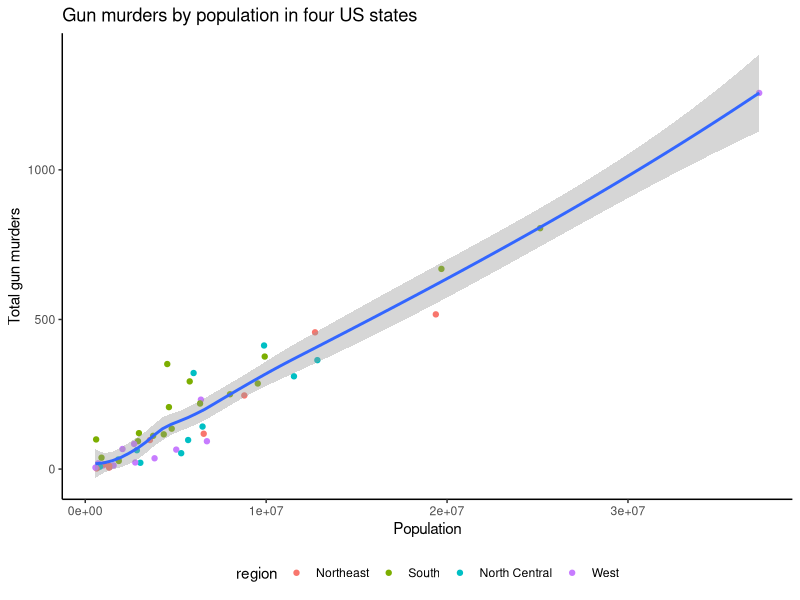
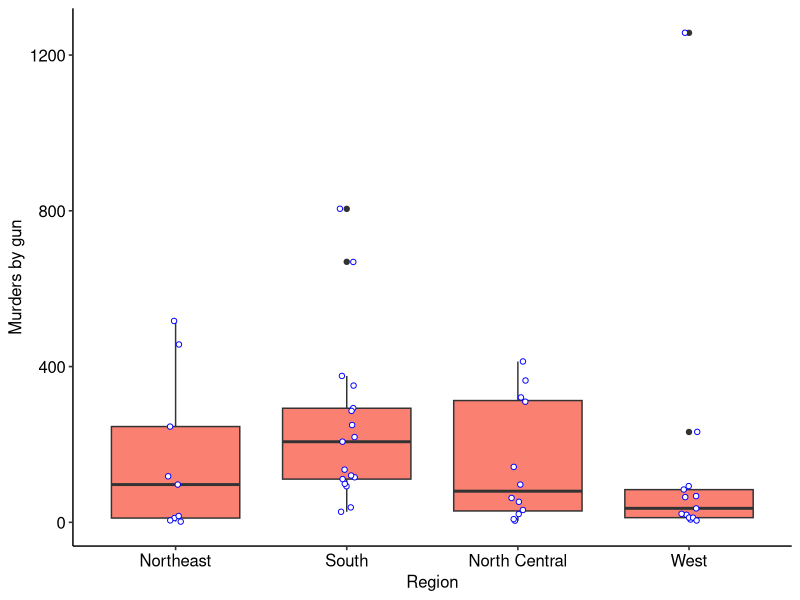

Recreate these plots in R, in order. (Note: this script raises an error after producing the figures.)
#Name: Jabulile Leroko
#Assignment 1

#SECTION 1
bod <- BOD
?BOD

#C is true. A, B, and D are false.


# SECTION 2 ---------------------------------------------------------------

#Loading dplyr
library(dplyr)
#Loading dslabs
library(dslabs)

mur <- murders
?murders
str(mur)
head(mur)
summary(mur)
#The dataset contains total gun murders from 51 states of US. It contains...
#5 columns: 1. state, a character, containing all states of US
#2. abb, a character, showing the abbreviations of the states.
#3. region, a factor, showing the regions from which the states are in, which...
#... can be Northeast(9), South(17), North Central(12), and West(13)
#4. population, a continuous (num) type of data, showing the population size...
#... of each state, ranging from 563,626 to 37,253,956
#5. total, continuous data, showing number of of gun murders of each state...
#... ranging from 2 to 1,257 murders

#Select state and population only
mur %>% select(state, population)

#Remove florida
mur[mur$state != "Florida", ]

#Remove South and create data frame
no_south <- mur[mur$region != "South", ]
#The new data frame has 34 states, South region had 17... The question wasn't clear

#Calc population of south and west regionally
mur %>% 
  filter(region == "South") %>% 
  summarise(south_pop = sum(population))

mur %>% 
  filter(region == "West") %>% 
  summarise(west_pop = sum(population))

#new data frame with only pop. of NE
NE_pop <- mur %>% 
  filter(region == "Northeast")


library(ggpubr)
# a plot to show relationship between deaths and population

ggplot(data = mur, aes(x = population, y = total)) +
  geom_point(aes(colour = region)) +
  geom_smooth() +
  theme_classic() +
  theme(legend.position = "bottom") +
  labs(x = "Population", y = "Total gun murders", 
       title = "Gun murders by population in four US states")
#The larger the population, the more the murders by gun

#Boxplot of deaths by region

mur %>%
  ggplot(aes(x = region, y = total)) +
  geom_boxplot(fill = "salmon") +
  geom_jitter(width = 0.05, fill = "white", col = "blue", shape = 21) +
  labs(y = "Murders by gun", x = "Region") + 
  theme_pubr()
#The South region has more gun murders than the other regions, because the median
#... is larger than the others.
#NE, NC and West have same median, they just differ in the differences between
#... states in each region, with West region having the smallest variety between
#...states

mur %>% select(region, population) %>% summarise(s.pop = mean(South))

#The Southern population is almost 2x the western population..

total_data <- mur %>% filter(total > 20) %>% 
  filter(total < 100)

object <- mur %>% 
  slice(10:24, 26)

murders_tibble <- as_tibble(mur)


tib_region <- as_tibble(mur) %>% group_by(region)


# SECTION 3 ---------------------------------------------------------------

data("heights")
summary(heights)
summary(heights$height)
#The data heights has 238 females and 812 males. The height ranges from 50 to 82.68
#... 1st quater being 66, median being 68 and 3rd quarter being 71

heights %>% filter(sex == "Male") %>% 
  summarise(ave_mal = mean(height),
            sd_mal = sd(height),
            min_mal = min(height),
            med_mal = median(height),
            max_mal = max(height))

heights %>% filter(sex == "Female") %>% 
  summarise(ave_fem = mean(height),
            sd_fem = sd(height),
            min_fem = min(height),
            med_fem = median(height),
            max_fem = max(height))


# SECTION 4 ---------------------------------------------------------------

x <- c( 1, 6, 21, 19 , NA, 73, NA)
y <- c(NA, NA, 3, NA, 13, 24, NA)

summary(x)
#answer= 2 NAs
summary(y)
#answer= 4 NAs



# SECTION 5 ---------------------------------------------------------------
library(tidyverse)
Seasonal_data <- data.frame(year = c(2015, 2016, 2017, 2018),
                            winter = c(41, 39, 47, 40),
                            spring = c(41, 46, 57, 45),
                            summer = c(75, 52, 85, 66),
                            autumn = c(57, 66, 52, 56))
str(Seasonal_data)
New <-pivot_longer(Seasonal_data, col = 2:5,
             names_to = "season", "value")
New
str(New)
#Hypothesis: From 2015 to 2018 seasonal temperatures have increased over the
#... the years
ggplot(data = New, aes(x = year, y = value)) +
  geom_line(aes(colour = season)) +
  labs(x = "Year", y = "", title = "The change in seasonal temperatures over years") +
  theme_classic()


ggplot(New, aes(x=season, y=value, color=year)) + 
  geom_point(size=6) +
  labs(x = "Year", y = "", title = "The change in seasonal temperatures in different seasons") +
  theme_classic()
#The temperatures have decreased over the years, thefore we reject the hypothesis
cats_data<- tibble(cats = c("A", "B", "C"),
                   position = c("1-2-3", "3-1-2", "2-3-1"),
                   minutes = c(3, 3, 3),
                   seconds = c(12, 44, 15))
cats_data
#Separate data
cats_data %>%
  separate(col = "position", into = c("first_place", "second_place", "third_place"), sep = "-")

#Unite
cats_data %>% 
  unite(minutes, seconds, col = "total_time", sep = ":")



# SECTION 6 ---------------------------------------------------------------

co <- datasets::CO2

#Joining the column Type and Treatment into one column, TT. In column TT, type...
#and treatment will be separated by the symbol -
United <- co %>% 
  unite(Type, Treatment, col = "TT", sep = "-")

#Separate things under column TT into columns Type and Treatment
Separated <- United %>%
  separate(col = TT, into =c("Type", "Treatment"))

#Add another column by multiplying the conc column by 1000, call the new column...
#ppm
co %>% 
  mutate(ppm = conc * 1000)

#Group the data by the columns plant and Type
grouped <- co %>% 
  group_by(Plant, Type)

#From the co, I only want the columns Treatment, conc and uptake
selected <- co %>% select(Treatment, conc, uptake)

#Arrange co by type such that everything type Quebec comes first
arranged <- co %>% arrange(Type)

#spread the data such that the different conc are now columns, in their rows be...
#the uptake values
spred <- co %>% spread(conc, uptake)

#colapse columns 4 to 10 in spred by putting them in a column...
#called conc, their rows be in the column uptake
gathered <- spred %>% gather("conc", "uptake", 4:10)



# THE END!!!!!!!!!!!!!!!!!!!!!!!!!!!!!!!!!!! ------------------------------
